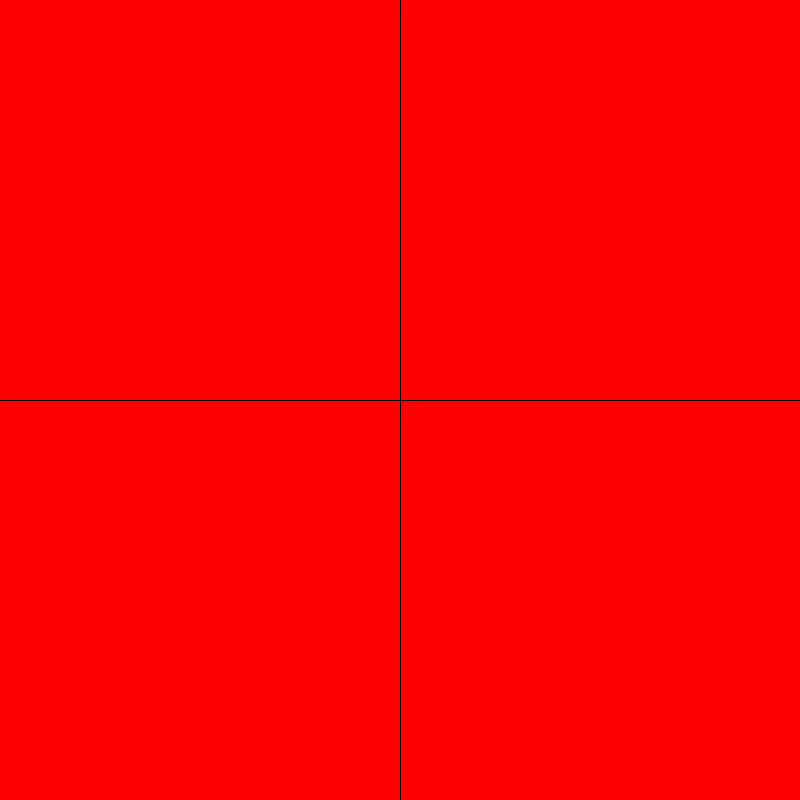
Frame 1 (no input)
Frame 60 (the mouse pressed at the canvas centre just before this capture): identical to frame 1, image omitted
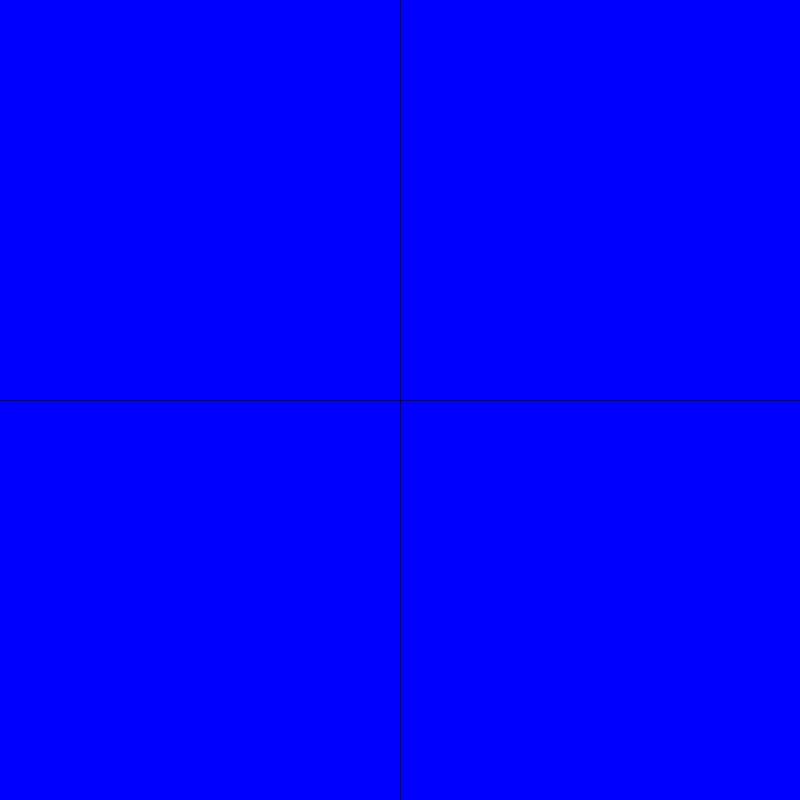
Frame 120 (the mouse held since frame 60 and released just before this capture)

The Processing sketch that drew these frames (run headless with seeded random() and noise(); from frame 60 on, the mouse is pressed at the canvas centre):

// Processing sketch: PrintMouseRGBY
// ── PrintMouseRGBY.pde
void setup (){
  size(800,800);
  //frameRate(12);
}

void draw(){
  background(255);
  //println(mouseX);
  if(mouseX<width/2&&mouseY<height/2){
    background(255, 0, 0);
  }
  else if (mouseX>width/2&&mouseY<height/2){
    background(0,255,0);
  }
  else if (mouseX>width/2&&mouseY>height/2){
    background(255,255,0);
  }
  else{
    background(0,0,255);
  }
  line(width/2, 0, width/2, height);
  line(0,height/2, width, height/2);
  
}
